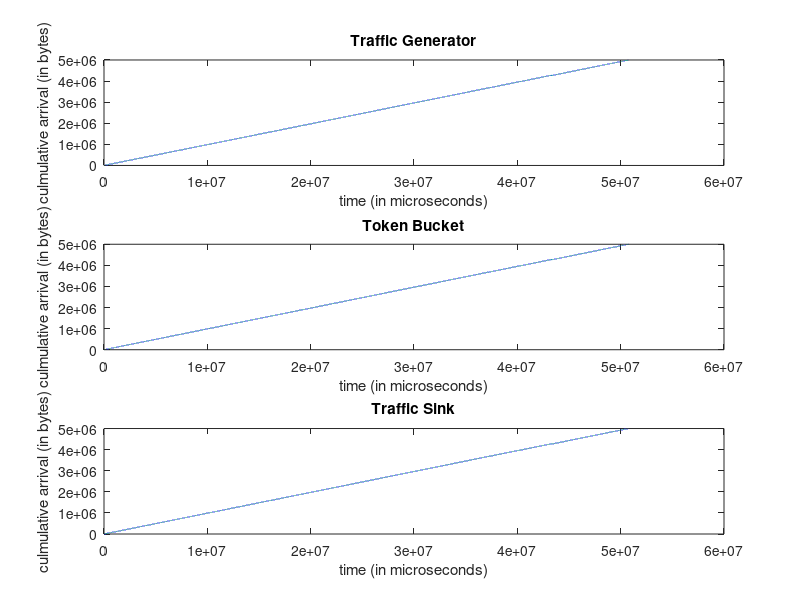
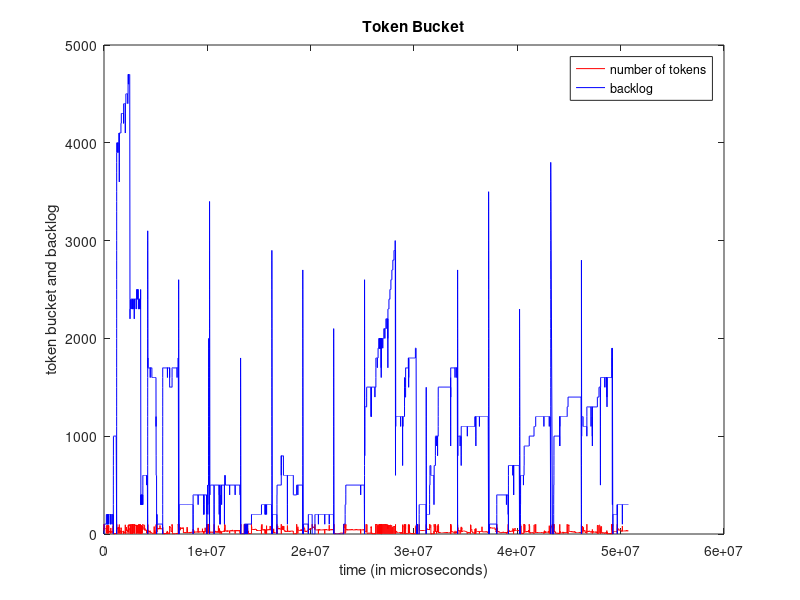
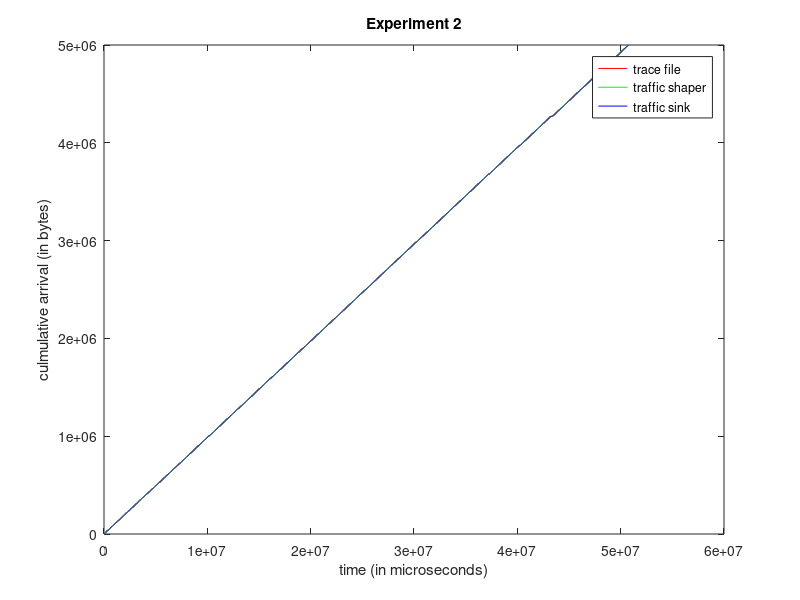

MATLAB code for these plots, in order:
clc;clear all;
%%%%%%%%%%%%%%%%%%%%%%%%%%%%%%%%%%%%%%%%%%%%%%%%%%%%%%%%%%%%%%%%%%%
%Reading data from a file
%Note that time is in micro seconds and packetsize is in Bytes
%%%%%%%%%%%%%%%%%%%%%%%%%%%%%%%%%%%%%%%%%%%%%%%%%%%%%%%%%%%%%%%%%%%


%trace file
[packet_no_p, time_p, packetsize_p] = textread('output_gen_exp3.txt', '%f %f %f');

figure(1);
time_array = zeros(1,50000);
cumulative_arrival = zeros(1,50000);

time_array(1) = time_p(1);
cumulative_arrival(1) = packetsize_p(1);
i=2
while i<=50000
    time_array(i) = time_array(i-1) + time_p(i);
    cumulative_arrival(i) = cumulative_arrival(i-1) + packetsize_p(i);
    i=i+1;
end
    
subplot(3,1,1);
plot(time_array,cumulative_arrival);
title('Traffic Generator');
xlabel('time (in microseconds)');
ylabel('culmulative arrival (in bytes)');



%token bucket output
[arrival_time, packetsize_p2, back_log, num_of_tokens] = textread('output_bucket_exp3.txt', '%f %f %f %f');
time_array2 = zeros(1,50000);
cumulative_arrival2 = zeros(1,50000);

time_array2(1) = arrival_time(1);
cumulative_arrival2(1) = packetsize_p2(1);
i=2
while i<=50000
    time_array2(i) = time_array2(i-1) + arrival_time(i);
    cumulative_arrival2(i) = cumulative_arrival2(i-1) + packetsize_p2(i);
    i=i+1;
end

subplot(3,1,2);
plot(time_array2,cumulative_arrival2);
title('Token Bucket');
xlabel('time (in microseconds)');
ylabel('culmulative arrival (in bytes)');


%sink output
[packet_no_p3, packetsize_p3, arrival_time] = textread('output_sink_exp3.txt', '%f %f %f');
time_array3 = zeros(1,50000);
cumulative_arrival3 = zeros(1,50000);

time_array3(1) = arrival_time(1);
cumulative_arrival3(1) = packetsize_p3(1);
i=2
while i<=50000
    time_array3(i) = time_array3(i-1) + arrival_time(i);
    cumulative_arrival3(i) = cumulative_arrival3(i-1) + packetsize_p3(i);
    i=i+1;
end

subplot(3,1,3);
plot(time_array3,cumulative_arrival3);
title('Traffic Sink');
xlabel('time (in microseconds)');
ylabel('culmulative arrival (in bytes)');


%second plot that shows the content of the token bucket and the backlog
%in the buffer as a function of time
figure(2);
subplot(1,1,1);
num_of_tokens_to_plot = zeros(1,50000);
back_log_to_plot = zeros(1,50000);
i=1;
while i<=50000
    num_of_tokens_to_plot(i) = num_of_tokens(i);
    back_log_to_plot(i) = back_log(i);
    i=i+1;
end
axis([1 50000 -100 1000])
h1 = plot(time_array2,num_of_tokens_to_plot, 'r',time_array2, back_log_to_plot,'b')
hold on
hkeg1= legend(h1,'number of tokens','backlog');


title('Token Bucket');
xlabel('time (in microseconds)');
ylabel('token bucket and backlog');

figure(3);
h2 = plot(time_array,cumulative_arrival, 'r', time_array2,cumulative_arrival2, 'g', time_array3,cumulative_arrival3, 'b' );
hold on
hkeg2 = legend(h2, 'trace file', 'traffic shaper', 'traffic sink');
title('Experiment 2');
xlabel('time (in microseconds)');
ylabel('culmulative arrival (in bytes)');


